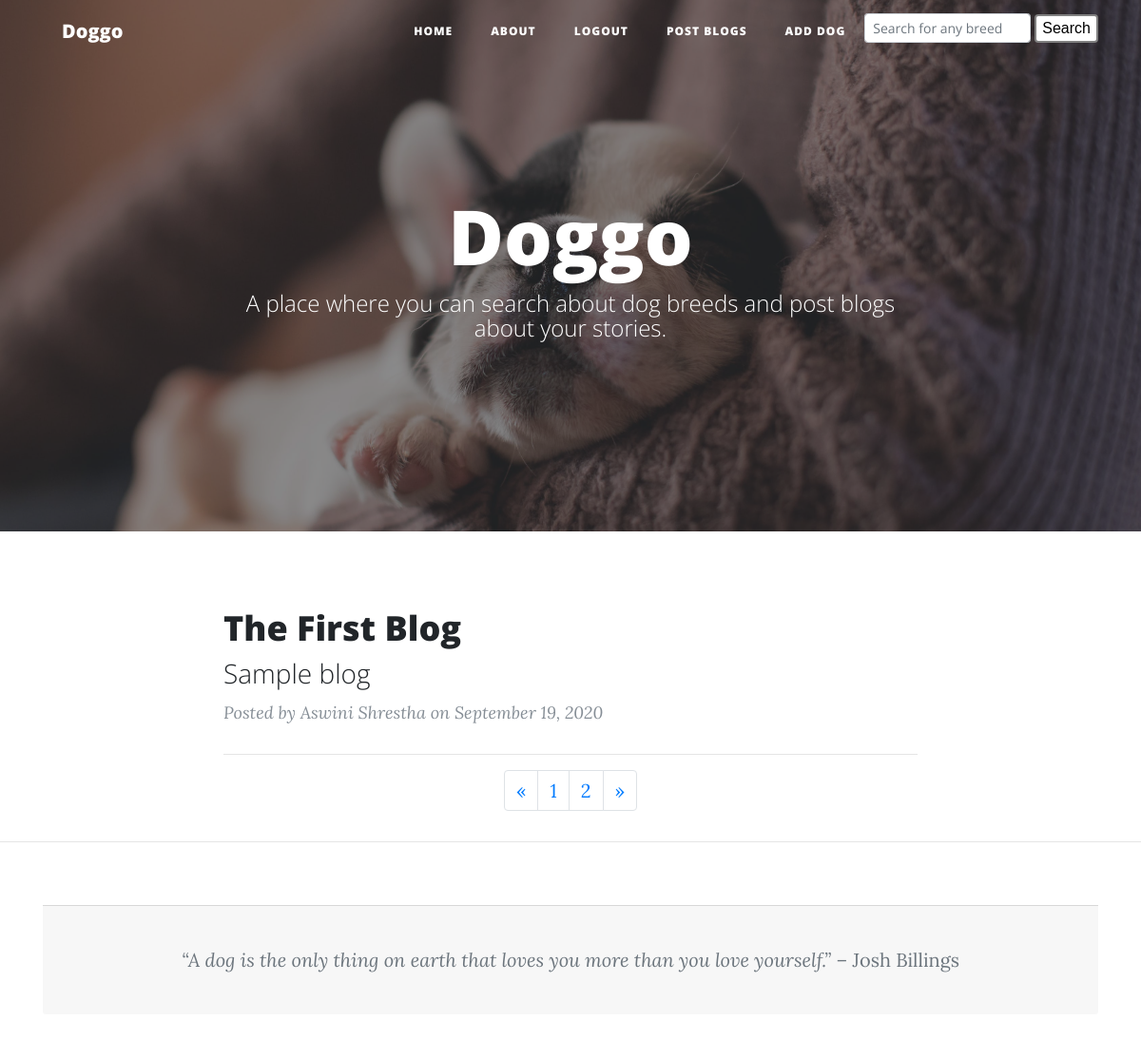
The page /2 (signed in) on the database its author committed.
### blog.py (models this page shows)
class Blogpost(db.Model):
    id = db.Column(db.Integer, primary_key=True)
    title = db.Column(db.String(50), nullable=False)
    subtitle = db.Column(db.String(50), nullable=False)
    author = db.Column(db.String(20), nullable=False)
    date_posted = db.Column(db.DateTime, nullable=False)
    content = db.Column(db.Text, nullable=False)

### blog.py (the view)
@app.route('/', defaults={'page_num': 1})
@app.route('/<int:page_num>')
def index(page_num):
    posts = Blogpost.query.order_by(Blogpost.date_posted.desc()).paginate(per_page=4, page=page_num, error_out=True)
    last_page = int(posts.pages)
    return render_template('index.html', posts=posts, last_page=last_page)

### blog.py (called while the page is built)
@login_manager.user_loader
def load_user(user_id):
    return User.query.get(int(user_id))

### templates/index.html
{% extends 'layout.html' %}
{% block body %}
<header class="masthead" style="background-image: url('../static/dog1.jpeg')">
  <div class="overlay"></div>
  <div class="container">
    <div class="row">
      <div class="col-lg-8 col-md-10 mx-auto">
        <div class="site-heading">
          <h1>Doggo</h1>
          <span class="subheading">A place where you can search about dog breeds and post blogs about your
            stories.</span>
        </div>
      </div>
    </div>
  </div>
</header>
<div class="container">
  <div class="row">
    <div class="col-lg-8 col-md-10 mx-auto">
      {% for post in posts.items %}
        <div class="post-preview">
          <a href="{{ url_for('blogs', post_id=post.id) }}">
            <h2 class="post-title">
              {{ post.title }}
            </h2>
            <h3 class="post-subtitle">
              {{ post.subtitle }}
            </h3>
          </a>
          <p class="post-meta">Posted by
            {{ post.author }}
            on {{ post.date_posted.strftime('%B %d, %Y') }}</p>
        </div>
        <hr>
      {% endfor %}
      <nav aria-label="Page navigation example">
        <ul class="pagination justify-content-center">
          <li class="page-item">
            <a class="page-link" href="{{ url_for('index', page_num=1) }}" aria-label="Previous">
              <span aria-hidden="true">&laquo;</span>
            </a>
          </li>
          {% for page in posts.iter_pages() %}
            {% if page %}
            <li class="page-item"><a class="page-link" href="{{ url_for('index', page_num=page) }}">{{ page }}</a></li>
            {% else %}
              ...
            {% endif %}
          {% endfor %}
          <li class="page-item">
            <a class="page-link" href="{{ url_for('index', page_num=last_page) }}" aria-label="Next">
              <span aria-hidden="true">&raquo;</span>
            </a>
          </li>
        </ul>
      </nav>
    </div>
  </div>
</div>
<hr>
{% endblock %}

### rows shown on the page
Blogpost: title "The First Blog", subtitle "Sample blog", author "Aswini Shrestha", date_posted "September 19, 2020"

### other values the page prints
{{ page }} "1" "2"
